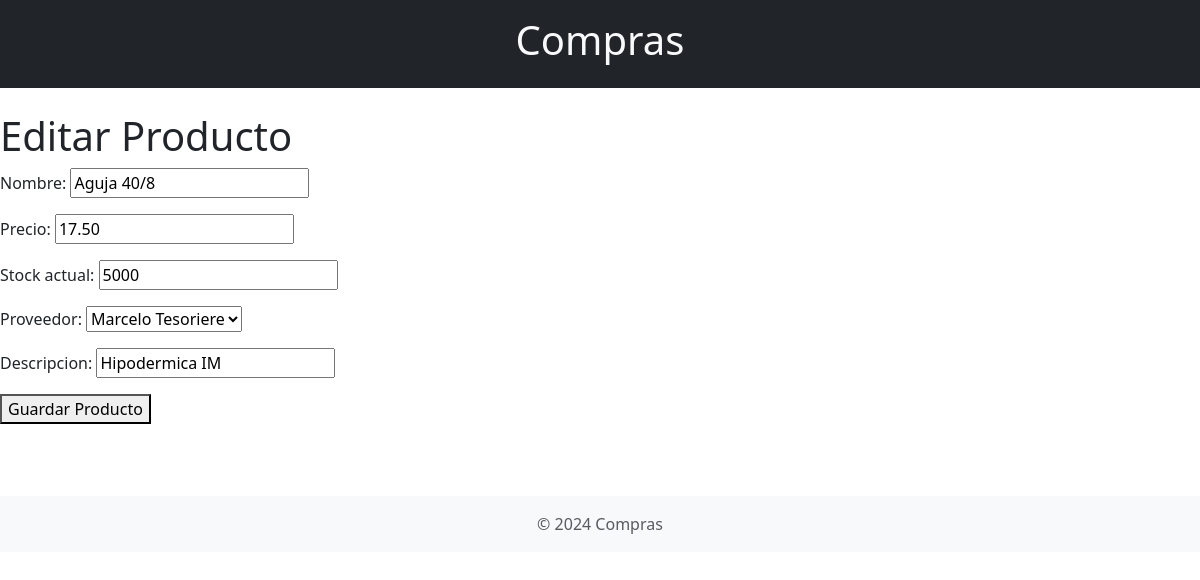
Page /agregar_editar_producto/2/ on the committed database.
### compra/models.py (models this page shows, shortened)
class Producto(models.Model):
    id= models.AutoField(primary_key=True)
    nombre = models.CharField(max_length=100)
    precio = models.DecimalField(max_digits=10, decimal_places=2, default= 0)
    categoria= models.CharField(max_length=100, default= 'sin categoria')
    descripcion = models.CharField (max_length=100, blank=True,)
    stock_actual = models.PositiveIntegerField()
    proveedor = models.ForeignKey(Proveedor, on_delete=models.CASCADE)
    class Meta:
        verbose_name= 'Producto'
        verbose_name_plural='Productos'
        ordering= ['nombre']

class Proveedor(models.Model):
    id=models.AutoField(primary_key= True)
    nombre = models.CharField(max_length=100)
    apellido = models.CharField(max_length=100)
    tipo_documento= models.CharField(null=not (""), max_length=50)
    dni = models.CharField(max_length=10)
    mail_contacto =models.EmailField(null= not (""), max_length=254)
    class Meta:
        verbose_name= 'Proveedor'
        verbose_name_plural= 'Proveedores'
        ordering= ['nombre']
    def __str__(self):
        return f"{self.nombre} {self.apellido}"

### compra/views.py (the view)
# urls.py: path('agregar_editar_producto/<int:id>/', views.agregar_editar_producto, name='agregar_editar_producto'),
def agregar_editar_producto(request, id=None):
    if id:
        producto = get_object_or_404(Producto, id=id)
    else:
        producto = None
    if request.method == 'POST':
        form = ProductoForm(request.POST, instance=producto)
        if form.is_valid():
            form.save()
            return redirect('listar_productos')
    else:
        form = ProductoForm(instance=producto)
    return render(request, 'agregar_editar_producto.html', {'form': form})

### compra/forms.py
class ProductoForm(forms.ModelForm):
    class Meta:
        model = Producto
        fields = ['id','nombre', 'precio', 'stock_actual', 'proveedor', 'descripcion']

### compra/templates/agregar_editar_producto.html (shortened to what this page needs)
{% extends 'index.html' %}
{% block content %}
    <h1>{% if form.instance.id %}Editar Producto{% else %}Agregar Producto{% endif %}</h1>
    <form method="post">
        {{ form.as_p }}
        <button type="submit">Guardar Producto</button>
    </form>
{% endblock %}

### rows in the picture
Producto: nombre "Aguja 40/8", precio "17.50", stock_actual "5000", proveedor "Marcelo Tesoriere", descripcion "Hipodermica IM"
